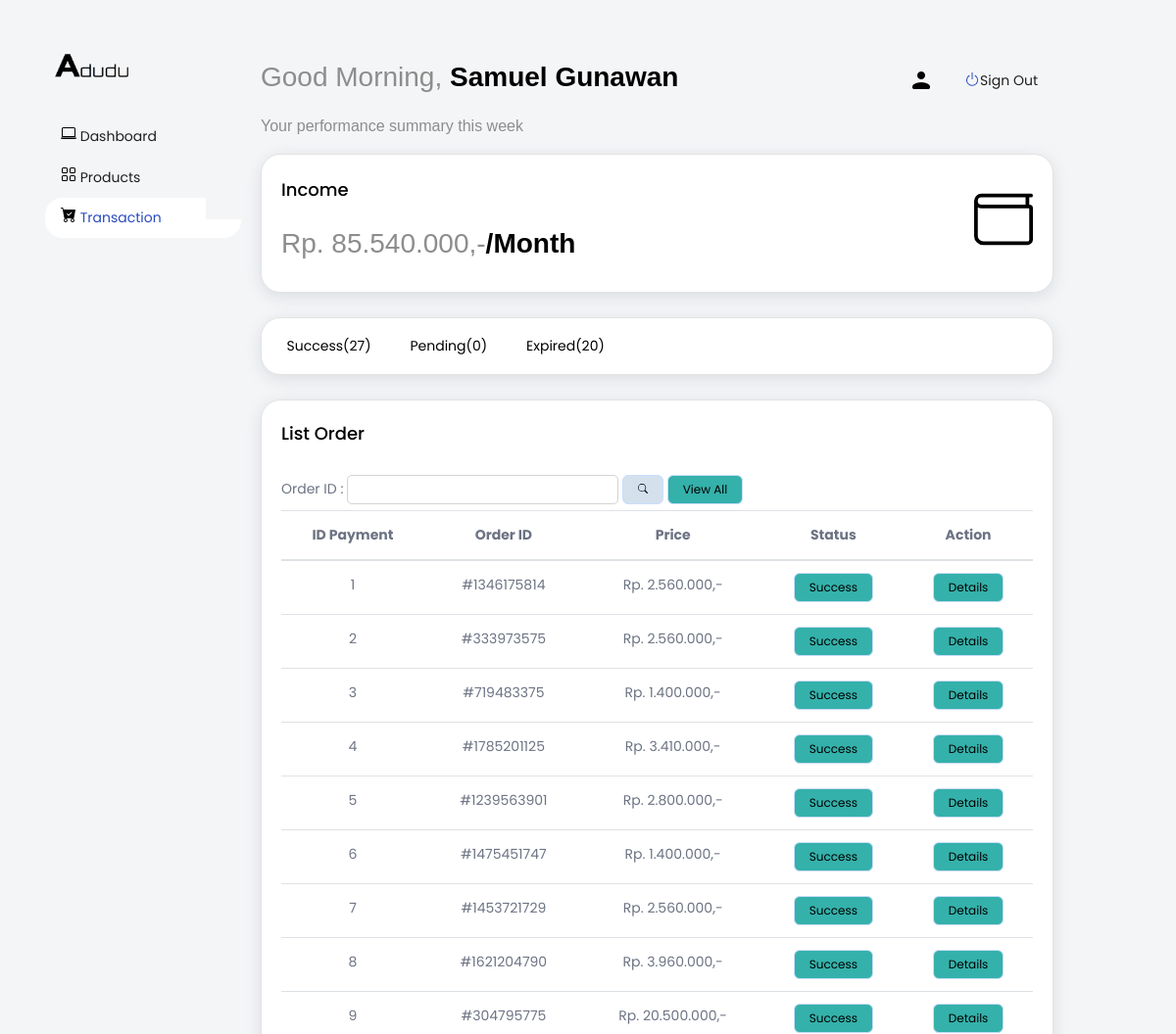
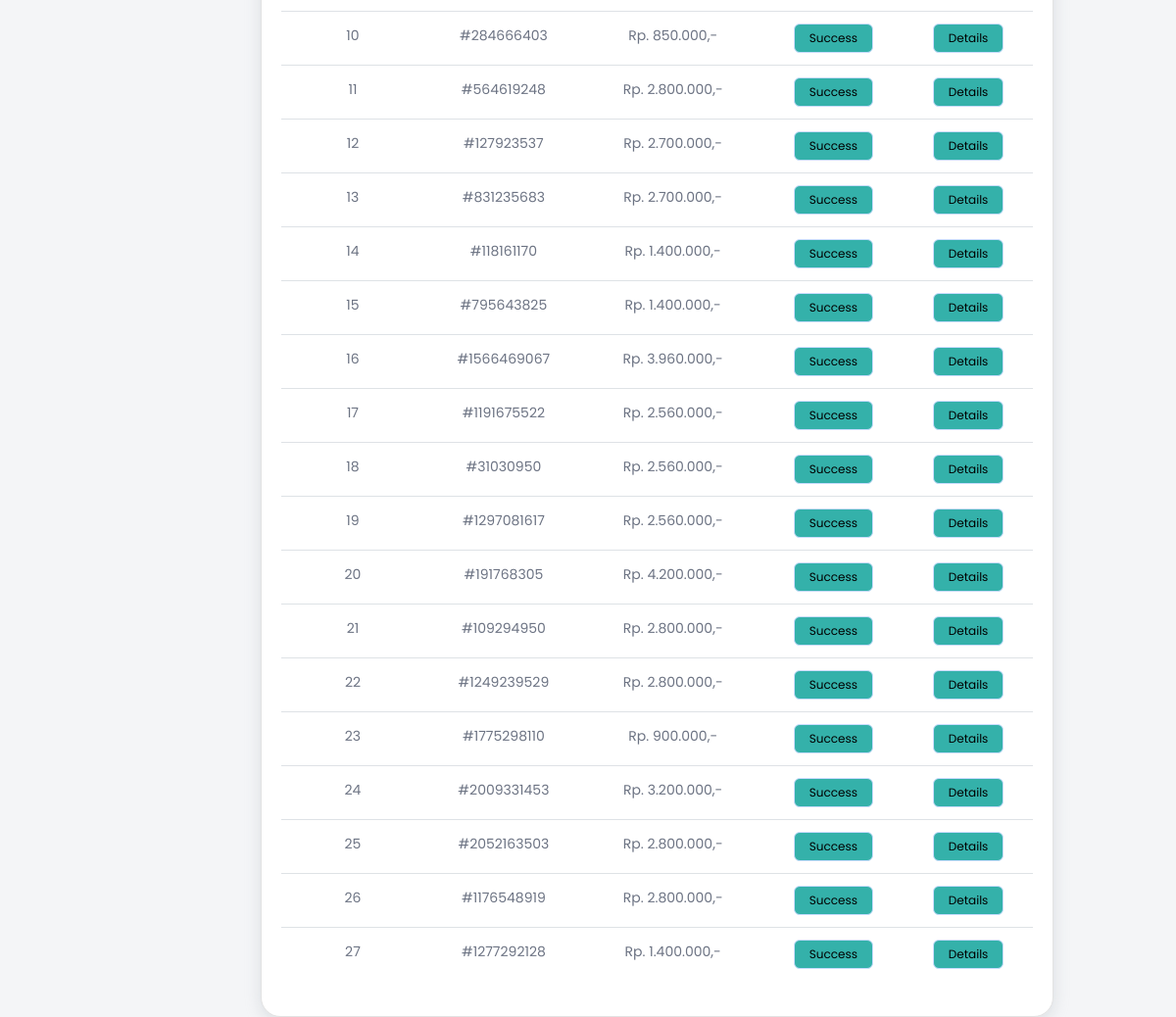
The app's page /admin/orders.php (signed in) with its own data (2 pictures, top to bottom).
### tables this page shows
CREATE TABLE `users` (
  `id_user` int(16) NOT NULL,
  `username` varchar(100) NOT NULL,
  `email` varchar(100) NOT NULL,
  `nama` varchar(100) NOT NULL,
  `tanggal_lahir` date NOT NULL,
  `password` varchar(100) NOT NULL,
  `roles` varchar(100) NOT NULL,
  `first_name` varchar(255) NOT NULL,
  `last_name` varchar(255) NOT NULL
);

CREATE TABLE `payment` (
  `id` int(11) NOT NULL,
  `status_code` varchar(3) NOT NULL,
  `status_message` varchar(50) NOT NULL,
  `transaction_id` varchar(100) NOT NULL,
  `order_id` varchar(10) NOT NULL,
  `gross_amount` decimal(20,2) NOT NULL,
  `payment_type` varchar(40) NOT NULL,
  `transaction_time` datetime NOT NULL,
  `transaction_status` varchar(40) NOT NULL,
  `bank` varchar(40) NOT NULL,
  `va_number` varchar(40) NOT NULL,
  `fraud_status` varchar(40) NOT NULL,
  `pdf_url` varchar(200) NOT NULL,
  `finish_redirect_url` varchar(200) NOT NULL,
  `bill_key` varchar(20) NOT NULL,
  `biller_code` varchar(5) NOT NULL
);

### admin/orders.php (the view, shortened to what this page needs)
<?php
require_once("../controller/connection.php");
if (!isset($_SESSION['active'])) {
    header('Location: ../index.php');
} else {
    $id_user = $_SESSION['active'];
    $stmt = $conn->prepare("SELECT * FROM users WHERE id_user=$id_user");
    $stmt->execute();
    $admin = $stmt->get_result()->fetch_assoc();
}
$stmt = $conn->prepare("SELECT * FROM payment where transaction_status = 'settlement'");
$stmt->execute();
$payment_success = $stmt->get_result()->fetch_all(MYSQLI_ASSOC);
$stmt = $conn->prepare("SELECT * FROM payment where transaction_status = 'pending'");
$stmt->execute();
$payment_pending = $stmt->get_result()->fetch_all(MYSQLI_ASSOC);
$stmt = $conn->prepare("SELECT * FROM payment where transaction_status = 'expire'");
$stmt->execute();
$payment_expire = $stmt->get_result()->fetch_all(MYSQLI_ASSOC);
$stmt = $conn->prepare("SELECT sum(gross_amount) as 'total' FROM payment where transaction_status = 'settlement'");
$stmt->execute();
$amount_total = $stmt->get_result()->fetch_assoc();
?>
<!DOCTYPE html>
<html lang="en">
<head>
    <?php require_once("./section/connection_head.php") ?>
    <link rel="stylesheet" href="style.css">
</head>
<body class="main-layout" style="background-color: #f4f5f7;">
    <div class="row">
        <div class="col-lg-2">
            <div class="header_section" style="min-height: 100vh; background-color: transparent;">
                <div class="container">
                    <div class="d-flex flex-column flex-shrink-0 p-3 bg-light">
                        <a href="./index.php" class="d-flex align-items-center mb-3 mb-md-0 me-md-auto link-dark text-decoration-none">
                            <span class="fs-4"><img src="../images/logo.png" alt="" style="width: 8vw;"></span>
                        </a>
                        <ul class="nav nav-pills flex-column mb-auto" style="width: 200px;">
                            <li>
                                <a href="./index.php" class="nav-link link-dark">
                                    <svg class="bi me-2" width="16" height="16">
                                        <use xlink:href="#dashboard_svg" />
                                    </svg>
                                    Dashboard
                                </a>
                            </li>
                            <li>
                                <a href="./product.php" class="nav-link link-dark">
                                    <svg class="bi me-2" width="16" height="16">
                                        <use xlink:href="#grid" />
                                    </svg>
                                    Products
                                </a>
                            </li>
                            <li>
                                <a href="./orders.php" class="nav-link link-dark active">
                                    <svg class="bi me-2" width="16" height="16">
                                        <use xlink:href="#cart" />
                                    </svg>
                                    Transaction
                                </a>
                            </li>
                        </ul>
                    </div>
                </div>
            </div>
        </div>
        <div class="col-lg-10">
            <div class="navbar-menu-wrapper d-flex align-items-top justify-content-between">
                <div class="navbar-nav">
                    <div class="nav-item font-weight-semibold d-none d-lg-block ms-0">
                        <h1 class="welcome-text">Good Morning, <span class="text-black fw-bold"><?= $admin['nama'] ?></span></h1>
                        <h3 class="welcome-sub-text">Your performance summary this week </h3>
                    </div>
                </div>
                <div class="ms-auto d-flex align-items-center">
                    <div class="nav-item dropdown d-none d-lg-block user-dropdown">
                        <a class="nav-link" id="UserDropdown" href="#" data-bs-toggle="dropdown" aria-expanded="false">
                            <img class="img-xs rounded-circle" src="../images/user_24px_black.png" alt="Profile image">
                        </a>
                    </div>
                    <div class="nav-item dropdown d-none d-lg-block user-dropdown">
                        <a class="nav-link" id="UserDropdown" href="../logout.php" style="display: flex; align-items: center; flex-direction: row;">
                            <svg xmlns="http://www.w3.org/2000/svg" width="16" height="16" fill="currentColor" class="bi bi-power" viewBox="0 0 16 16" style="color: #2a4bc0;">
                                <path d="M7.5 1v7h1V1h-1z" />
                                <path d="M3 8.812a4.999 4.999 0 0 1 2.578-4.375l-.485-.874A6 6 0 1 0 11 3.616l-.501.865A5 5 0 1 1 3 8.812z" />
                            </svg>
                            <span style="margin-top: 0.5vh;">
                                Sign Out
                            </span>
                        </a>
                    </div>
                </div>
            </div>
            <div class="navbar-menu-wrapper">
                <div class="d-flex">
                    <div class="card" style="width: 100%;">
                        <div class="card-body">
                            <div class="d-flex justify-content-between align-items-center">
                                <div>
                                    <div class="card-title">Income</div>
                                    <div class="welcome-text"><?= "Rp. " . number_format($amount_total['total'], 0, ',', '.') . ",-" ?><span class="fw-bold text-black">/Month</span></div>
                                </div>
                                <div>
                                    <svg class="bi me-2" width="60" height="60">
                                        <use xlink:href="#wallet" />
                                    </svg>
                                </div>
                            </div>
                        </div>
                    </div>
                </div>
                <br>
                <div class="card">
                    <nav class="navbar navbar-expand-lg navbar-light bg-light">
                        <div class="collapse navbar-collapse" id="navbarNavAltMarkup" style="padding-left: 0;">
                            <div class="navbar-nav">
                                <div class="nav-item nav-link" onclick="success()" style="font-size: 14px; cursor: pointer;">Success(<?= count($payment_success) ?>)</div>
                                <div class="nav-item nav-link" onclick="pending()" style="font-size: 14px; cursor: pointer;">Pending(<?= count($payment_pending) ?>)</div>
                                <div class="nav-item nav-link" onclick="expire()" style="font-size: 14px; cursor: pointer;">Expired(<?= count($payment_expire) ?>)</div>
                            </div>
                        </div>
                    </nav>
                </div>
                <br>
                <div class="card">
                    <div class="card-body">
                        <h4 class="card-title">List Order</h4>
                        <div class="dashboard_btn">
                            <label for="searchID">Order ID : </label>
                            <input type="number" name="searchID" id="searchID" style="border: 1px solid lightgray; border-radius: 5px;">
                            <button class='btn btn-secondary' onclick="searchBtn()" style='margin:0; background-color: #d4e1ed;'>
                                <svg class="bi me-2" width="10" height="10">
                                    <use xlink:href="#search" />
                                </svg>
                            </button>
                            <button class='btn btn-success' onclick="viewAll()" style='margin:0; background-color: #34B1AA;'>View All</button>
                        </div>
                        <div class="table-responsive" id="tableUpdate">
                            <table class="table table-hover" style="text-align: center;">
                                <thead>
                                    <tr>
                                        <th>ID Payment</th>
                                        <th>Order ID</th>
                                        <th>Price</th>
                                        <th>Status</th>
                                        <th>Action</th>
                                    </tr>
                                </thead>
                                <tbody class="dashboard_btn">
                                    <?php foreach ($payment_success as $key => $value) { ?>
                                        <tr>
                                            <td><?= ($key+1) ?></td>
                                            <td>#<?= $value['order_id'] ?></td>
                                            <td><?= "Rp. " . number_format($value['gross_amount'], 0, ',', '.') . ",-" ?></td>
                                            <td>
                                                <?php
                                                    if ($value['transaction_status'] == "settlement"){
                                                        echo "<button class='btn btn-success' style='cursor: default; margin:0; background-color: #34B1AA;'>Success</button>";
                                                    }
                                                ?>
                                            </td>
                                            <td>
                                                <button class='btn btn-success' id="<?= $value['id'] ?>" onclick="showDetail(this)" style='margin:0; background-color: #34B1AA;'>Details</button>
                                            </td>
                                        </tr>
                                    <?php } ?>
                                </tbody>
                            </table>
                        </div>
                    </div>
                </div>
            </div>
        </div>
    </div>
</body>
</html>

### css/style.css (style rules this page uses)
* { -webkit-transition: ease all 0.5s; -moz-transition: ease all 0.5s; transition: ease all 0.5s; }
*, *::after, *::before { -webkit-box-sizing: border-box !important; -moz-box-sizing: border-box !important; box-sizing: border-box !important; }
html, body { height: 100%; min-height: 100%; overflow-x: hidden; }
html { scroll-behavior: smooth!important; }
body { color: #666; font-family: Poppins; font-size: 14px; font-weight: normal; line-height: 1.8; }
a { color: #1f1f1f; outline: none !important; text-decoration: none !important; }
a, .btn { -webkit-transition: all 0.3s ease-in-out 0s; -moz-transition: all 0.3s ease-in-out 0s; -ms-transition: all 0.3s ease-in-out 0s; -o-transition: all 0.3s ease-in-out 0s; transition: all 0.3s ease-in-out 0s; }
h1, h2, h3, h4, h5, h6 { color: #111; font-weight: normal; letter-spacing: 0; line-height: normal; margin: 0; padding-bottom: 10px; position: relative; }
h1 { font-size: 24px; }
h3 { font-size: 18px; }
h4 { font-size: 16px; }
ul, li, ol { list-style: none; margin: 0px; padding: 0px; }
button { cursor: pointer; border: 0; margin: 0; padding: 0; }
.flex-column { flex-flow: column; }
.navbar-light .navbar-nav .nav-link { color: #000; font-size: 16pt; }
.bg-light { background-color: transparent !important; }
.navbar.navbar-expand-lg.navbar-light { padding-left: 0; padding-right: 0; }

### css/responsive.css (style rules this page uses)
@media (min-width: 576px) { .navbar-expand-lg .navbar-nav .nav-link { padding-left: 0rem !important; padding-right: 0rem !important; } }
@media (min-width: 576px) { .navbar-nav { flex-wrap: wrap; padding-top: 20px; } }
@media (min-width: 768px) { .navbar-expand-lg .navbar-nav .nav-link { padding-right: 2rem !important; } }
@media (min-width: 992px) { img { max-width: 90%; } }
@media (min-width: 992px) { .btn { font-size: 0.9rem; } }
@media (min-width: 992px) { .navbar-light .navbar-nav .nav-link { font-size: 14pt; } }
@media (min-width: 992px) { .navbar-expand-lg .navbar-nav .nav-link { padding-left: 1.5rem !important; padding-right: 0.9rem !important; } }
@media (min-width: 992px) { #navbarNavAltMarkup { padding-left: 6rem; } }
@media (min-width: 992px) { .navbar-nav { padding-top: 0; } }
@media (min-width: 1200px) { img { max-width: 100%; height: auto; } }
@media (min-width: 1200px) { .btn { font-size: 1rem; } }
@media (min-width: 1200px) { .navbar-light .navbar-nav .nav-link { font-size: 16pt; } }
@media (min-width: 1200px) { .navbar-expand-lg .navbar-nav .nav-link { padding-left: 1.6rem !important; padding-right: 0.9rem !important; } }
@media (min-width: 1200px) { #navbarNavAltMarkup { padding-left: 8rem; } }

### admin/style.css (style rules this page uses)
.nav-pills .nav-link.active { background-color: #ffffff; border-radius: 1.5vw; color: #2a4bc0; }
.welcome-text { font-family: "Manrope", sans-serif; font-style: normal; font-weight: normal; font-size: 28px; line-height: 38px; color: #8D8D8D; margin-bottom: 10px; }
.text-black { color: #000000 }
.fw-bold { font-weight: 700 !important; }
.welcome-sub-text { font-family: "Manrope", sans-serif; font-style: normal; font-weight: normal; font-size: 16px; line-height: 22px; color: #8D8D8D; margin-bottom: 0; }
.navbar-menu-wrapper { background: #F4F5F7; transition: width 0.25s ease; color: #6C7383; padding-left: 3.5rem; padding-top: 30px; padding-bottom: 25px; width: calc(100% - 5rem); height: 97px; }
.card { box-shadow: 0 0 0 0 rgb(90 113 208 / 11%), 0 4px 16px 0 rgb(167 175 183 / 33%); transition: background 0.25s ease; position: relative; display: flex; flex-direction: column; min-width: 0; word-wrap: break-word; background-color: #fff; background-clip: border-box; border: 1px solid #e3e3e3; border-radius: 20px; }
.dashboard_btn button { padding: 8px 15px; border: 1px solid #CADDFF; box-sizing: border-box; border-radius: 6px; color: #000000; font-weight: 400; font-size: 12px; line-height: 12px; margin-bottom: 12px; margin-right: 12px; align-items: center; }
.card-title { color: #010101; margin-bottom: 1.2rem; text-transform: capitalize; font-size: 1.125rem; font-weight: 500; }
.row { flex-shrink: 0; width: 100%; max-width: 100%; padding-right: 15px; padding-left: 15px; margin-top: 30px; }

### records on screen
users: nama "Samuel Gunawan"
payment: order "1346175814", gross_amount "2.560.000", transaction_status "Success"
payment: order "333973575", gross_amount "2.560.000", transaction_status "Success"
payment: order "719483375", gross_amount "1.400.000", transaction_status "Success"
payment: order "1785201125", gross_amount "3.410.000", transaction_status "Success"
payment: order "1239563901", gross_amount "2.800.000", transaction_status "Success"
payment: order "1475451747", gross_amount "1.400.000", transaction_status "Success"
payment: order "1453721729", gross_amount "2.560.000", transaction_status "Success"
payment: order "1621204790", gross_amount "3.960.000", transaction_status "Success"
payment: order "304795775", gross_amount "20.500.000", transaction_status "Success"
payment: order "284666403", gross_amount "850.000", transaction_status "Success"
payment: order "564619248", gross_amount "2.800.000", transaction_status "Success"
payment: order "127923537", gross_amount "2.700.000", transaction_status "Success"
payment: order "831235683", gross_amount "2.700.000", transaction_status "Success"
payment: order "118161170", gross_amount "1.400.000", transaction_status "Success"
payment: order "795643825", gross_amount "1.400.000", transaction_status "Success"
payment: order "1566469067", gross_amount "3.960.000", transaction_status "Success"
payment: order "1191675522", gross_amount "2.560.000", transaction_status "Success"
payment: order "31030950", gross_amount "2.560.000", transaction_status "Success"
payment: order "1297081617", gross_amount "2.560.000", transaction_status "Success"
payment: order "191768305", gross_amount "4.200.000", transaction_status "Success"
payment: order "109294950", gross_amount "2.800.000", transaction_status "Success"
payment: order "1249239529", gross_amount "2.800.000", transaction_status "Success"
payment: order "1775298110", gross_amount "900.000", transaction_status "Success"
payment: order "2009331453", gross_amount "3.200.000", transaction_status "Success"
payment: order "2052163503", gross_amount "2.800.000", transaction_status "Success"
payment: order "1176548919", gross_amount "2.800.000", transaction_status "Success"
payment: order "1277292128", gross_amount "1.400.000", transaction_status "Success"

### other values on screen
$amount_total['total'] "85.540.000"
count($payment_success) "27"
count($payment_pending) "0"
count($payment_expire) "20"
